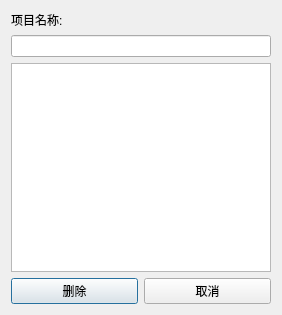
<?xml version="1.0" encoding="UTF-8"?>
<ui version="4.0">
 <class>deleteProjectDialog</class>
 <widget class="QDialog" name="deleteProjectDialog">
  <property name="windowModality">
   <enum>Qt::NonModal</enum>
  </property>
  <property name="geometry">
   <rect>
    <x>0</x>
    <y>0</y>
    <width>282</width>
    <height>315</height>
   </rect>
  </property>
  <property name="sizePolicy">
   <sizepolicy hsizetype="Expanding" vsizetype="Expanding">
    <horstretch>0</horstretch>
    <verstretch>0</verstretch>
   </sizepolicy>
  </property>
  <property name="windowTitle">
   <string>删除项目</string>
  </property>
  <property name="sizeGripEnabled">
   <bool>false</bool>
  </property>
  <layout class="QGridLayout" name="gridLayout">
   <item row="0" column="0">
    <layout class="QVBoxLayout" name="verticalLayout">
     <property name="spacing">
      <number>-1</number>
     </property>
     <property name="sizeConstraint">
      <enum>QLayout::SetNoConstraint</enum>
     </property>
     <item>
      <widget class="QLabel" name="label">
       <property name="text">
        <string>项目名称:</string>
       </property>
      </widget>
     </item>
     <item>
      <widget class="QLineEdit" name="lineEdit"/>
     </item>
     <item>
      <widget class="QListWidget" name="projectList"/>
     </item>
     <item>
      <layout class="QHBoxLayout" name="horizontalLayout">
       <item>
        <widget class="QPushButton" name="deleteProjectButton">
         <property name="text">
          <string>删除</string>
         </property>
        </widget>
       </item>
       <item>
        <widget class="QPushButton" name="cancelDeleteProjectButton">
         <property name="text">
          <string>取消</string>
         </property>
        </widget>
       </item>
      </layout>
     </item>
    </layout>
   </item>
  </layout>
 </widget>
 <resources/>
 <connections/>
</ui>
